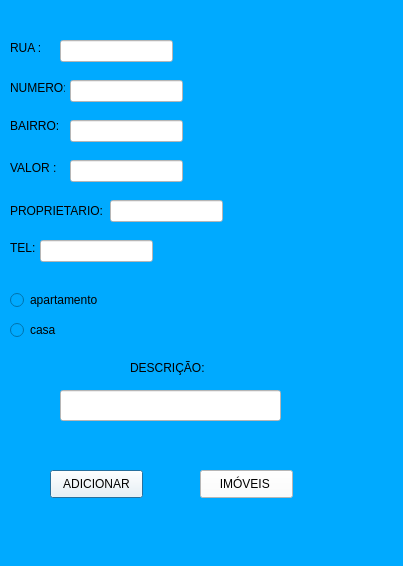
<?xml version="1.0" encoding="UTF-8"?>
<ui version="4.0">
 <class>Dialog</class>
 <widget class="QDialog" name="Dialog">
  <property name="geometry">
   <rect>
    <x>0</x>
    <y>0</y>
    <width>403</width>
    <height>566</height>
   </rect>
  </property>
  <property name="windowTitle">
   <string>Dialog</string>
  </property>
  <property name="styleSheet">
   <string notr="true">background-color: rgb(0, 170, 255);</string>
  </property>
  <widget class="QLabel" name="label">
   <property name="geometry">
    <rect>
     <x>10</x>
     <y>80</y>
     <width>55</width>
     <height>91</height>
    </rect>
   </property>
   <property name="text">
    <string>BAIRRO:</string>
   </property>
  </widget>
  <widget class="QPushButton" name="pushButton">
   <property name="geometry">
    <rect>
     <x>50</x>
     <y>470</y>
     <width>93</width>
     <height>28</height>
    </rect>
   </property>
   <property name="styleSheet">
    <string notr="true">background-color: rgb(255, 255, 255);</string>
   </property>
   <property name="text">
    <string>ADICIONAR</string>
   </property>
  </widget>
  <widget class="QLabel" name="label_2">
   <property name="geometry">
    <rect>
     <x>10</x>
     <y>40</y>
     <width>55</width>
     <height>16</height>
    </rect>
   </property>
   <property name="styleSheet">
    <string notr="true"/>
   </property>
   <property name="text">
    <string>RUA :</string>
   </property>
  </widget>
  <widget class="QLabel" name="label_3">
   <property name="geometry">
    <rect>
     <x>10</x>
     <y>80</y>
     <width>55</width>
     <height>16</height>
    </rect>
   </property>
   <property name="styleSheet">
    <string notr="true">background-color: rgb(255, 255, 255);
background-color: rgb(0, 170, 255);</string>
   </property>
   <property name="text">
    <string>NUMERO:</string>
   </property>
  </widget>
  <widget class="QRadioButton" name="radioButton">
   <property name="geometry">
    <rect>
     <x>10</x>
     <y>320</y>
     <width>95</width>
     <height>20</height>
    </rect>
   </property>
   <property name="text">
    <string>casa</string>
   </property>
  </widget>
  <widget class="QRadioButton" name="radioButton_2">
   <property name="geometry">
    <rect>
     <x>10</x>
     <y>290</y>
     <width>95</width>
     <height>20</height>
    </rect>
   </property>
   <property name="text">
    <string>apartamento</string>
   </property>
  </widget>
  <widget class="QLineEdit" name="lineEdit">
   <property name="geometry">
    <rect>
     <x>60</x>
     <y>40</y>
     <width>113</width>
     <height>22</height>
    </rect>
   </property>
   <property name="styleSheet">
    <string notr="true">background-color: rgb(255, 255, 255);</string>
   </property>
  </widget>
  <widget class="QLineEdit" name="lineEdit_2">
   <property name="geometry">
    <rect>
     <x>70</x>
     <y>80</y>
     <width>113</width>
     <height>22</height>
    </rect>
   </property>
   <property name="styleSheet">
    <string notr="true">background-color: rgb(255, 255, 255);</string>
   </property>
  </widget>
  <widget class="QLineEdit" name="lineEdit_3">
   <property name="geometry">
    <rect>
     <x>70</x>
     <y>120</y>
     <width>113</width>
     <height>22</height>
    </rect>
   </property>
   <property name="styleSheet">
    <string notr="true">background-color: rgb(255, 255, 255);</string>
   </property>
  </widget>
  <widget class="QPushButton" name="pushButton_2">
   <property name="geometry">
    <rect>
     <x>200</x>
     <y>470</y>
     <width>93</width>
     <height>28</height>
    </rect>
   </property>
   <property name="styleSheet">
    <string notr="true">background-color: rgb(255, 255, 255);</string>
   </property>
   <property name="text">
    <string>IMÓVEIS </string>
   </property>
  </widget>
  <widget class="QLabel" name="label_4">
   <property name="geometry">
    <rect>
     <x>10</x>
     <y>160</y>
     <width>55</width>
     <height>16</height>
    </rect>
   </property>
   <property name="text">
    <string>VALOR :</string>
   </property>
  </widget>
  <widget class="QLabel" name="label_5">
   <property name="geometry">
    <rect>
     <x>130</x>
     <y>360</y>
     <width>101</width>
     <height>16</height>
    </rect>
   </property>
   <property name="text">
    <string>DESCRIÇÃO:</string>
   </property>
  </widget>
  <widget class="QLineEdit" name="lineEdit_4">
   <property name="geometry">
    <rect>
     <x>70</x>
     <y>160</y>
     <width>113</width>
     <height>22</height>
    </rect>
   </property>
   <property name="styleSheet">
    <string notr="true">background-color: rgb(255, 255, 255);</string>
   </property>
  </widget>
  <widget class="QLabel" name="label_7">
   <property name="geometry">
    <rect>
     <x>10</x>
     <y>190</y>
     <width>101</width>
     <height>41</height>
    </rect>
   </property>
   <property name="text">
    <string>PROPRIETARIO:</string>
   </property>
  </widget>
  <widget class="QLabel" name="label_8">
   <property name="geometry">
    <rect>
     <x>10</x>
     <y>240</y>
     <width>55</width>
     <height>16</height>
    </rect>
   </property>
   <property name="text">
    <string>TEL: </string>
   </property>
  </widget>
  <widget class="QLineEdit" name="lineEdit_5">
   <property name="geometry">
    <rect>
     <x>110</x>
     <y>200</y>
     <width>113</width>
     <height>22</height>
    </rect>
   </property>
   <property name="styleSheet">
    <string notr="true">background-color: rgb(255, 255, 255);</string>
   </property>
  </widget>
  <widget class="QLineEdit" name="lineEdit_6">
   <property name="geometry">
    <rect>
     <x>40</x>
     <y>240</y>
     <width>113</width>
     <height>22</height>
    </rect>
   </property>
   <property name="styleSheet">
    <string notr="true">background-color: rgb(255, 255, 255);</string>
   </property>
  </widget>
  <widget class="QLineEdit" name="lineEdit_7">
   <property name="geometry">
    <rect>
     <x>60</x>
     <y>390</y>
     <width>221</width>
     <height>31</height>
    </rect>
   </property>
   <property name="styleSheet">
    <string notr="true">background-color: rgb(255, 255, 255);</string>
   </property>
  </widget>
 </widget>
 <resources/>
 <connections/>
</ui>
